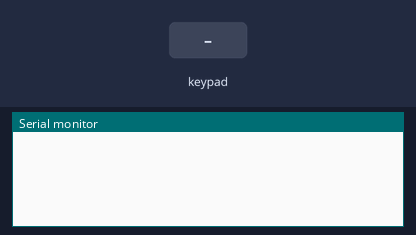
This sketch was run on a simulated Arduino Uno, built with avr-gcc and run on an emulated ATmega328P. On the bench: the last lines printed to the serial monitor. Wiring (inferred from the names in the program): 3×3 keypad with keys 1 2 3 4 5 6 7 8 9 (labels assumed): rows pin 2, pin 3, pin 4; columns pin 5, pin 6, pin 7. The inputs (shaded band) are chosen by the test bench.

Above: at 1.2 s.
1.3 s: key '1' pressed
At 2.0 s:
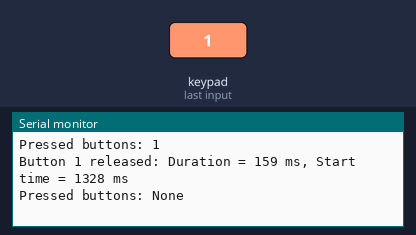
2.9 s: keypad keys 2 3 4 pressed 0.4 s apart
At 3.07 s:
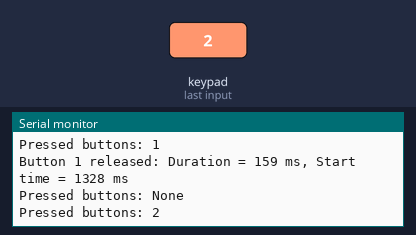
5.6 s: key '2' pressed
At 6.8 s:
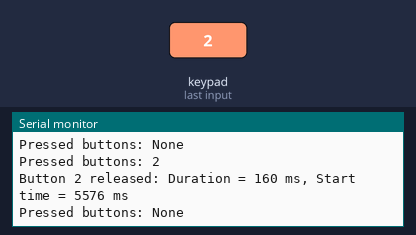
7.1 s: keypad keys 5 6 7 pressed 0.4 s apart
At 9.2 s:
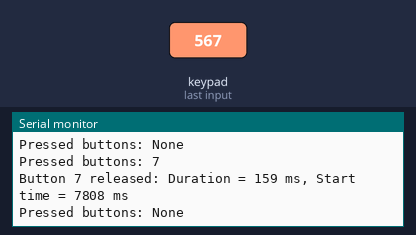
Timing chart, 0 to 10.7 s (numbered marks = the images above; inputs shaded):
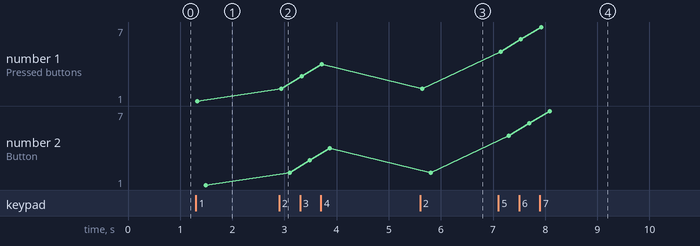

The sketch:

ButtonMatrix.ino
```cpp
#define NROWS 3
#define NCOLS 3
#define SCAN_INTERVAL 1

const int rowPins[NROWS] = {2, 3, 4};

const int colPins[NCOLS] = {5, 6, 7};


bool buttonState[NROWS][NCOLS] = {0};
bool lastButtonState[NROWS][NCOLS] = {0};
unsigned long startTime[NROWS][NCOLS] = {0};
unsigned long duration[NROWS][NCOLS] = {0};

volatile int currentRow = 0;
volatile bool isScanning = true;
unsigned long lastScanTime = 0;
const int MAIN_DELAY = 50;


void setupTimer() {
  noInterrupts();
  TCCR1A = 0;
  TCCR1B = 0;
  TCNT1 = 0;
  OCR1A = 62;
  TCCR1B |= (1 << WGM12);
  TCCR1B |= (1 << CS12);
  TIMSK1 |= (1 << OCIE1A);
  interrupts();
}


ISR(TIMER1_COMPA_vect) {
  if (!isScanning && millis() > lastScanTime + MAIN_DELAY) {
    isScanning = true;
  }

  if (isScanning) {
    updateButtonState();
    currentRow = (currentRow + 1) % NROWS;
  }

  if (currentRow == 0 && isScanning) {
    isScanning = false;
    lastScanTime = millis();
    printButtonChanges();
  }
}

void setup() {
  Serial.begin(9600);


  DDRD |= (1 << rowPins[0]) | (1 << rowPins[1]) | (1 << rowPins[2]);
  PORTD |= (1 << rowPins[0]) | (1 << rowPins[1]) | (1 << rowPins[2]);


  DDRD &= ~((1 << colPins[0]) | (1 << colPins[1]) | (1 << colPins[2]));
  PORTD |= (1 << colPins[0]) | (1 << colPins[1]) | (1 << colPins[2]);

  setupTimer();
}

void updateButtonState() {

  PORTD |= (1 << rowPins[0]) | (1 << rowPins[1]) | (1 << rowPins[2]);

  PORTD &= ~(1 << rowPins[currentRow]);


  for (int col = 0; col < NCOLS; col++) {
    bool state = !(PIND & (1 << colPins[col]));
    buttonState[currentRow][col] = state;


    if (state && !lastButtonState[currentRow][col]) {
      startTime[currentRow][col] = millis();
    }

    else if (!state && lastButtonState[currentRow][col]) {
      duration[currentRow][col] = millis() - startTime[currentRow][col];
      Serial.print("Button ");
      Serial.print(currentRow * NCOLS + col + 1);
      Serial.print(" released: Duration = ");
      Serial.print(duration[currentRow][col]);
      Serial.print(" ms, Start time = ");
      Serial.print(startTime[currentRow][col]);
      Serial.println(" ms");
    }
    lastButtonState[currentRow][col] = state;
  }
}

void printButtonChanges() {
  static bool lastPrintedState[NROWS][NCOLS] = {0};
  bool changed = false;


  for (int row = 0; row < NROWS; row++) {
    for (int col = 0; col < NCOLS; col++) {
      if (buttonState[row][col] != lastPrintedState[row][col]) {
        changed = true;
        lastPrintedState[row][col] = buttonState[row][col];
      }
    }
  }

  if (changed) {
    Serial.print("Pressed buttons: ");
    bool first = true;
    for (int row = 0; row < NROWS; row++) {
      for (int col = 0; col < NCOLS; col++) {
        if (buttonState[row][col]) {
          if (!first) Serial.print(", ");
          Serial.print(row * NCOLS + col + 1);
          first = false;
        }
      }
    }
    if (first) Serial.print("None");
    Serial.println();
  }
}

void loop() {

}
```

Measured:
- after the input at 1.3 s, the serial monitor: prints a new line at once (image 1)
- after the input at 2.9 s, the serial monitor: prints a new line at once (image 2)
- after the input at 5.6 s, the serial monitor: prints a new line after 0.20 s (image 3)
- after the input at 7.1 s, the serial monitor: prints a new line at once (image 4)
- plotted number 1: 1 → 4 after the input at 2.9 s, 2 → 7 after the input at 7.1 s
- plotted number 2: 1 → 4 after the input at 2.9 s, 2 → 7 after the input at 7.1 s
